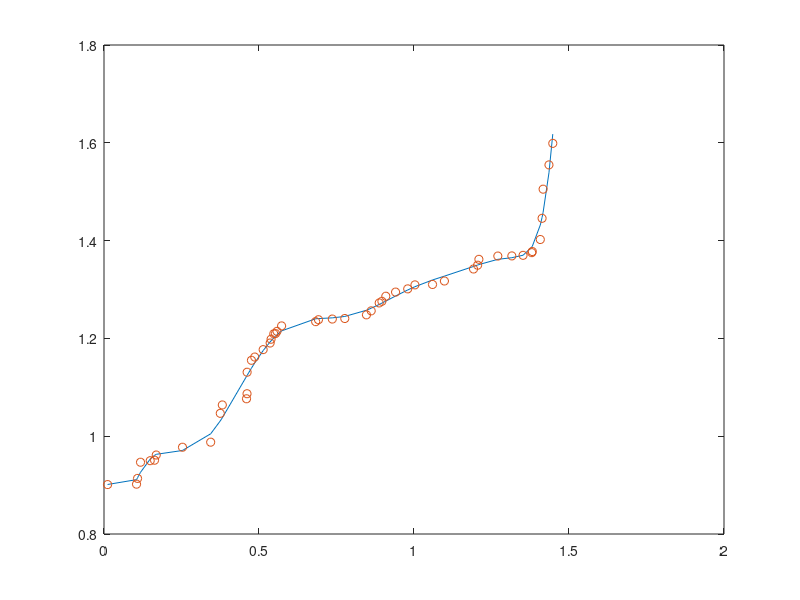

Reproduce this figure in MATLAB.
A = importdata('training_data.txt');
x = sort(A(:,1));
y = sort(A(:,2));
deg = 10;
for i = 0 : deg
[pred, err] = polyfit(x, y, i);
y_fit = polyval(pred, x, err);
end
plot(x, y_fit, '-', x, y, 'o')
pred